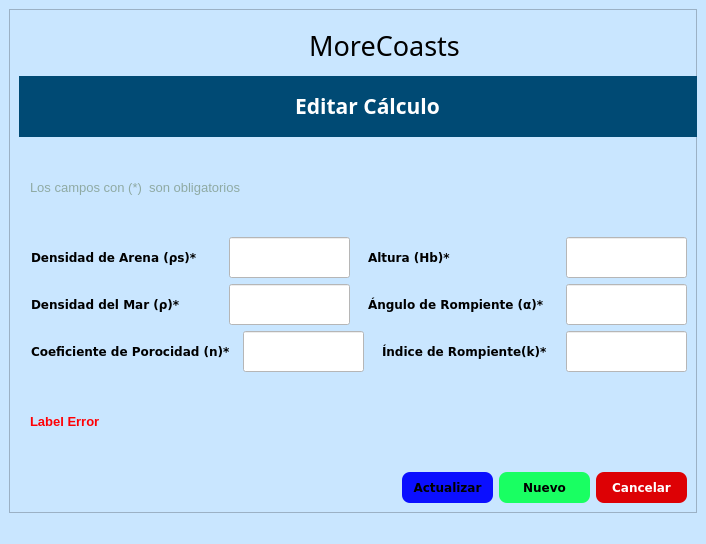
<?xml version="1.0" encoding="UTF-8"?>
<ui version="4.0">
 <class>EditarCalculo</class>
 <widget class="QMainWindow" name="EditarCalculo">
  <property name="geometry">
   <rect>
    <x>0</x>
    <y>0</y>
    <width>706</width>
    <height>544</height>
   </rect>
  </property>
  <property name="minimumSize">
   <size>
    <width>706</width>
    <height>544</height>
   </size>
  </property>
  <property name="maximumSize">
   <size>
    <width>729</width>
    <height>544</height>
   </size>
  </property>
  <property name="windowTitle">
   <string>MoreCoasts Editar Cálculo</string>
  </property>
  <property name="windowIcon">
   <iconset>
    <normaloff>FormatFactoryAgregar un título.ico</normaloff>FormatFactoryAgregar un título.ico</iconset>
  </property>
  <property name="styleSheet">
   <string notr="true">background-color: rgb(201, 230, 255);</string>
  </property>
  <widget class="QWidget" name="centralwidget">
   <layout class="QVBoxLayout" name="verticalLayout">
    <item>
     <widget class="QFrame" name="frame_NuevoCalculo">
      <property name="styleSheet">
       <string notr="true">QFrame{
background-color: rgb(201, 230, 255);
}
QLabel{
background-color: #000000ff;
color::rgb(0, 74, 116);
border:8px solid#000000ff;
}



QLineEdit{
background-color: rgb(255, 255, 255);
}


</string>
      </property>
      <property name="frameShape">
       <enum>QFrame::StyledPanel</enum>
      </property>
      <property name="frameShadow">
       <enum>QFrame::Raised</enum>
      </property>
      <layout class="QVBoxLayout" name="verticalLayout_2">
       <item>
        <layout class="QHBoxLayout" name="horizontalLayout_5">
         <item>
          <spacer name="horizontalSpacer">
           <property name="orientation">
            <enum>Qt::Horizontal</enum>
           </property>
           <property name="sizeHint" stdset="0">
            <size>
             <width>40</width>
             <height>20</height>
            </size>
           </property>
          </spacer>
         </item>
         <item>
          <widget class="QLabel" name="label">
           <property name="minimumSize">
            <size>
             <width>51</width>
             <height>51</height>
            </size>
           </property>
           <property name="maximumSize">
            <size>
             <width>51</width>
             <height>51</height>
            </size>
           </property>
           <property name="text">
            <string/>
           </property>
           <property name="pixmap">
            <pixmap>Agregar_un_título-removebg-preview.png</pixmap>
           </property>
           <property name="scaledContents">
            <bool>true</bool>
           </property>
          </widget>
         </item>
         <item>
          <widget class="QLabel" name="label_SGCTS_GeoCuba">
           <property name="minimumSize">
            <size>
             <width>180</width>
             <height>51</height>
            </size>
           </property>
           <property name="maximumSize">
            <size>
             <width>180</width>
             <height>51</height>
            </size>
           </property>
           <property name="font">
            <font>
             <family>Cooper Black</family>
             <pointsize>14</pointsize>
             <weight>50</weight>
             <bold>false</bold>
            </font>
           </property>
           <property name="styleSheet">
            <string notr="true">background-color: #000000ff;

color: rgb(0, 0, 0);</string>
           </property>
           <property name="text">
            <string>&lt;html&gt;&lt;head/&gt;&lt;body&gt;&lt;p align=&quot;center&quot;&gt;&lt;span style=&quot; font-size:20pt;&quot;&gt;MoreCoasts&lt;/span&gt;&lt;/p&gt;&lt;/body&gt;&lt;/html&gt;</string>
           </property>
          </widget>
         </item>
         <item>
          <spacer name="horizontalSpacer_2">
           <property name="orientation">
            <enum>Qt::Horizontal</enum>
           </property>
           <property name="sizeHint" stdset="0">
            <size>
             <width>40</width>
             <height>20</height>
            </size>
           </property>
          </spacer>
         </item>
        </layout>
       </item>
       <item>
        <widget class="QLabel" name="label_NuevoCalculo">
         <property name="minimumSize">
          <size>
           <width>691</width>
           <height>61</height>
          </size>
         </property>
         <property name="maximumSize">
          <size>
           <width>16777215</width>
           <height>61</height>
          </size>
         </property>
         <property name="font">
          <font>
           <family>Arial Black</family>
           <pointsize>16</pointsize>
           <weight>75</weight>
           <bold>true</bold>
          </font>
         </property>
         <property name="styleSheet">
          <string notr="true">background-color: rgb(0, 74, 116);
color: rgb(255, 255, 255);</string>
         </property>
         <property name="text">
          <string>&lt;html&gt;&lt;head/&gt;&lt;body&gt;&lt;p align=&quot;center&quot;&gt;Editar Cálculo&lt;/p&gt;&lt;/body&gt;&lt;/html&gt;</string>
         </property>
        </widget>
       </item>
       <item>
        <layout class="QHBoxLayout" name="horizontalLayout_6">
         <item>
          <widget class="QLabel" name="label_4">
           <property name="font">
            <font>
             <family>Arial</family>
             <pointsize>10</pointsize>
             <weight>50</weight>
             <bold>false</bold>
            </font>
           </property>
           <property name="styleSheet">
            <string notr="true">color: rgb(143,170,163);</string>
           </property>
           <property name="text">
            <string>Los campos con (*)  son obligatorios</string>
           </property>
          </widget>
         </item>
         <item>
          <spacer name="horizontalSpacer_3">
           <property name="orientation">
            <enum>Qt::Horizontal</enum>
           </property>
           <property name="sizeHint" stdset="0">
            <size>
             <width>40</width>
             <height>20</height>
            </size>
           </property>
          </spacer>
         </item>
        </layout>
       </item>
       <item>
        <layout class="QHBoxLayout" name="horizontalLayout_2">
         <item>
          <widget class="QLabel" name="label_DensidadArena">
           <property name="font">
            <font>
             <family>Verdana</family>
             <pointsize>9</pointsize>
             <weight>75</weight>
             <bold>true</bold>
            </font>
           </property>
           <property name="text">
            <string>Densidad de Arena (ρs)*</string>
           </property>
          </widget>
         </item>
         <item>
          <widget class="QLineEdit" name="lineEdit_densidadArena">
           <property name="minimumSize">
            <size>
             <width>121</width>
             <height>41</height>
            </size>
           </property>
           <property name="maximumSize">
            <size>
             <width>121</width>
             <height>41</height>
            </size>
           </property>
           <property name="font">
            <font>
             <family>Arial</family>
             <pointsize>9</pointsize>
            </font>
           </property>
           <property name="cursor">
            <cursorShape>IBeamCursor</cursorShape>
           </property>
           <property name="styleSheet">
            <string notr="true">background-color: rgb(255, 255, 255);</string>
           </property>
           <property name="maxLength">
            <number>50</number>
           </property>
          </widget>
         </item>
         <item>
          <widget class="QLabel" name="label_ALtura">
           <property name="font">
            <font>
             <family>Verdana</family>
             <pointsize>9</pointsize>
             <weight>75</weight>
             <bold>true</bold>
            </font>
           </property>
           <property name="text">
            <string>Altura (Hb)*</string>
           </property>
          </widget>
         </item>
         <item>
          <widget class="QLineEdit" name="lineEdit_altura">
           <property name="minimumSize">
            <size>
             <width>121</width>
             <height>41</height>
            </size>
           </property>
           <property name="maximumSize">
            <size>
             <width>121</width>
             <height>41</height>
            </size>
           </property>
           <property name="font">
            <font>
             <family>Arial</family>
             <pointsize>9</pointsize>
            </font>
           </property>
           <property name="styleSheet">
            <string notr="true">background-color: rgb(255, 255, 255);</string>
           </property>
           <property name="maxLength">
            <number>50</number>
           </property>
          </widget>
         </item>
        </layout>
       </item>
       <item>
        <layout class="QHBoxLayout" name="horizontalLayout_3">
         <item>
          <widget class="QLabel" name="label_DensidadMar">
           <property name="font">
            <font>
             <family>Verdana</family>
             <pointsize>9</pointsize>
             <weight>75</weight>
             <bold>true</bold>
            </font>
           </property>
           <property name="text">
            <string>Densidad del Mar (ρ)*</string>
           </property>
          </widget>
         </item>
         <item>
          <widget class="QLineEdit" name="lineEdit_DensidadMar">
           <property name="minimumSize">
            <size>
             <width>121</width>
             <height>41</height>
            </size>
           </property>
           <property name="maximumSize">
            <size>
             <width>121</width>
             <height>41</height>
            </size>
           </property>
           <property name="font">
            <font>
             <family>Arial</family>
             <pointsize>9</pointsize>
            </font>
           </property>
           <property name="styleSheet">
            <string notr="true">background-color: rgb(255, 255, 255);</string>
           </property>
           <property name="maxLength">
            <number>50</number>
           </property>
          </widget>
         </item>
         <item>
          <widget class="QLabel" name="label_AnguloR">
           <property name="font">
            <font>
             <family>Verdana</family>
             <pointsize>9</pointsize>
             <weight>75</weight>
             <bold>true</bold>
            </font>
           </property>
           <property name="text">
            <string>Ángulo de Rompiente (α)*</string>
           </property>
          </widget>
         </item>
         <item>
          <widget class="QLineEdit" name="lineEdit_AnguloRompiente">
           <property name="maximumSize">
            <size>
             <width>121</width>
             <height>41</height>
            </size>
           </property>
           <property name="font">
            <font>
             <family>Arial</family>
             <pointsize>9</pointsize>
            </font>
           </property>
           <property name="styleSheet">
            <string notr="true">background-color: rgb(255, 255, 255);</string>
           </property>
           <property name="maxLength">
            <number>50</number>
           </property>
          </widget>
         </item>
        </layout>
       </item>
       <item>
        <layout class="QHBoxLayout" name="horizontalLayout_4">
         <item>
          <widget class="QLabel" name="label_CoeficientePorocidad">
           <property name="minimumSize">
            <size>
             <width>0</width>
             <height>0</height>
            </size>
           </property>
           <property name="font">
            <font>
             <family>Verdana</family>
             <pointsize>9</pointsize>
             <weight>75</weight>
             <bold>true</bold>
            </font>
           </property>
           <property name="text">
            <string>Coeficiente de Porocidad (n)*</string>
           </property>
          </widget>
         </item>
         <item>
          <widget class="QLineEdit" name="lineEdit_CoeficientePorocidad">
           <property name="minimumSize">
            <size>
             <width>121</width>
             <height>41</height>
            </size>
           </property>
           <property name="maximumSize">
            <size>
             <width>121</width>
             <height>41</height>
            </size>
           </property>
           <property name="font">
            <font>
             <family>Arial</family>
             <pointsize>9</pointsize>
            </font>
           </property>
           <property name="styleSheet">
            <string notr="true">background-color: rgb(255, 255, 255);</string>
           </property>
           <property name="maxLength">
            <number>50</number>
           </property>
          </widget>
         </item>
         <item>
          <widget class="QLabel" name="label_IndiceR">
           <property name="minimumSize">
            <size>
             <width>0</width>
             <height>0</height>
            </size>
           </property>
           <property name="font">
            <font>
             <family>Verdana</family>
             <pointsize>9</pointsize>
             <weight>75</weight>
             <bold>true</bold>
            </font>
           </property>
           <property name="text">
            <string>Índice de Rompiente(k)*</string>
           </property>
          </widget>
         </item>
         <item>
          <widget class="QLineEdit" name="lineEdit_IndiceRompiente">
           <property name="minimumSize">
            <size>
             <width>121</width>
             <height>41</height>
            </size>
           </property>
           <property name="maximumSize">
            <size>
             <width>121</width>
             <height>41</height>
            </size>
           </property>
           <property name="font">
            <font>
             <family>Arial</family>
             <pointsize>9</pointsize>
            </font>
           </property>
           <property name="styleSheet">
            <string notr="true">background-color: rgb(255, 255, 255);</string>
           </property>
           <property name="maxLength">
            <number>50</number>
           </property>
          </widget>
         </item>
        </layout>
       </item>
       <item>
        <layout class="QHBoxLayout" name="horizontalLayout_7">
         <item>
          <widget class="QLabel" name="label_Error">
           <property name="font">
            <font>
             <family>Arial</family>
             <pointsize>10</pointsize>
             <weight>75</weight>
             <bold>true</bold>
            </font>
           </property>
           <property name="styleSheet">
            <string notr="true">color: rgb(255, 1, 5);</string>
           </property>
           <property name="text">
            <string>&lt;html&gt;&lt;head/&gt;&lt;body&gt;&lt;p&gt;&lt;span style=&quot; font-weight:600;&quot;&gt;Label Error&lt;/span&gt;&lt;/p&gt;&lt;/body&gt;&lt;/html&gt;</string>
           </property>
          </widget>
         </item>
         <item>
          <spacer name="horizontalSpacer_4">
           <property name="orientation">
            <enum>Qt::Horizontal</enum>
           </property>
           <property name="sizeHint" stdset="0">
            <size>
             <width>40</width>
             <height>20</height>
            </size>
           </property>
          </spacer>
         </item>
        </layout>
       </item>
       <item>
        <layout class="QHBoxLayout" name="horizontalLayout_8">
         <item>
          <spacer name="horizontalSpacer_5">
           <property name="orientation">
            <enum>Qt::Horizontal</enum>
           </property>
           <property name="sizeHint" stdset="0">
            <size>
             <width>40</width>
             <height>20</height>
            </size>
           </property>
          </spacer>
         </item>
         <item>
          <widget class="QPushButton" name="but_ActualizarEditar">
           <property name="minimumSize">
            <size>
             <width>91</width>
             <height>31</height>
            </size>
           </property>
           <property name="maximumSize">
            <size>
             <width>91</width>
             <height>31</height>
            </size>
           </property>
           <property name="font">
            <font>
             <family>Verdana</family>
             <pointsize>9</pointsize>
             <weight>75</weight>
             <bold>true</bold>
            </font>
           </property>
           <property name="styleSheet">
            <string notr="true">QPushButton{
background-color: rgb(11, 15, 255);
color: rgb(0, 0, 0);
border-radius:8px;
}

QPushButton:hover{
background-color: rgb(16, 132, 255);
border-top-left-radius:12px;
border-bottom-left-radius:12px;

}</string>
           </property>
           <property name="text">
            <string>Actualizar</string>
           </property>
          </widget>
         </item>
         <item>
          <widget class="QPushButton" name="but_NuevoEditar">
           <property name="minimumSize">
            <size>
             <width>91</width>
             <height>31</height>
            </size>
           </property>
           <property name="maximumSize">
            <size>
             <width>91</width>
             <height>31</height>
            </size>
           </property>
           <property name="font">
            <font>
             <family>Verdana</family>
             <pointsize>9</pointsize>
             <weight>75</weight>
             <bold>true</bold>
            </font>
           </property>
           <property name="styleSheet">
            <string notr="true">QPushButton{
color: rgb(0, 0, 0);
	background-color: rgb(25, 255, 98);
border-radius:8px;
}

QPushButton:hover{
background-color: rgb(47, 255, 158);
border-top-left-radius:12px;
border-bottom-left-radius:12px;

}</string>
           </property>
           <property name="text">
            <string>Nuevo</string>
           </property>
          </widget>
         </item>
         <item>
          <widget class="QPushButton" name="butCancelarEditar">
           <property name="minimumSize">
            <size>
             <width>91</width>
             <height>31</height>
            </size>
           </property>
           <property name="maximumSize">
            <size>
             <width>91</width>
             <height>31</height>
            </size>
           </property>
           <property name="font">
            <font>
             <family>Verdana</family>
             <pointsize>9</pointsize>
             <weight>75</weight>
             <bold>true</bold>
            </font>
           </property>
           <property name="styleSheet">
            <string notr="true">QPushButton{
color: rgb(255, 255, 255);
	background-color: rgb(221, 1, 5);
border-radius:8px;
}

QPushButton:hover{
background-color: rgb(255, 120, 129);
border-top-left-radius:12px;
border-bottom-left-radius:12px;

}</string>
           </property>
           <property name="text">
            <string>Cancelar</string>
           </property>
          </widget>
         </item>
        </layout>
       </item>
      </layout>
     </widget>
    </item>
   </layout>
  </widget>
  <widget class="QStatusBar" name="statusbar"/>
 </widget>
 <resources/>
 <connections/>
</ui>
